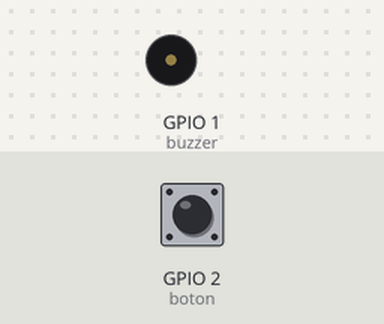
Recording of a program running on a simulated ESP32 board running MicroPython. On the bench: buzzer (waves = sounding). Inputs (shaded band) come from the test bench; at power-on: GPIO 2 (boton) HIGH.

Above: at 1.2 s.
1.3 s: GPIO 2 (boton) pulled LOW for 0.15 s
At 1.37 s:
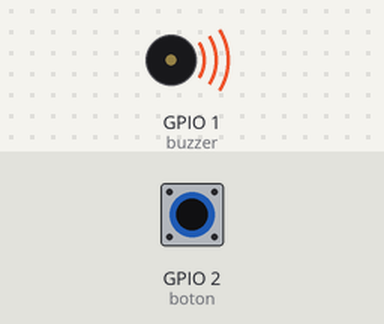
2.9 s: GPIO 2 (boton) pulled LOW for 3.2 s
At 6.7 s:
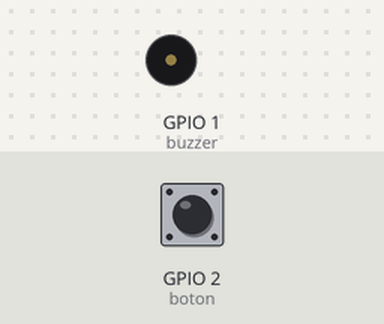
Timing chart, 0 to 8.2 s (numbered marks = the images above; inputs shaded):
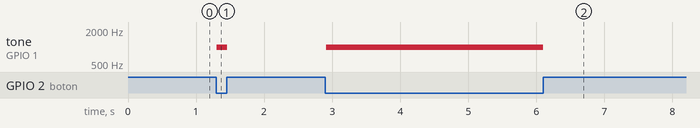

Measured:
- after the input at 1.3 s, tone on GPIO 1 (buzzer): silent → 1000 Hz at once, → silent 0.15 s later
- after the input at 2.9 s, tone on GPIO 1 (buzzer): silent → 1000 Hz at once, → silent 3.2 s later

The program:

main.py
```python
from machine import Pin, PWM
import time

# Configuración del botón en GPIO 2 como entrada con resistencia pull-up interna.
boton = Pin(2, Pin.IN, Pin.PULL_UP)

# Configuración del buzzer pasivo en GPIO 1 usando PWM.
buzzer = PWM(Pin(1))
buzzer.freq(1000)        # Frecuencia inicial de 1000 Hz
buzzer.duty_u16(0)       # Comenzar con el buzzer apagado

# Bucle principal que se ejecuta indefinidamente.
while True:
    # El botón está conectado a GND cuando se pulsa, por lo que su valor es 0 al pulsarlo.
    if boton.value() == 0:
        # Activar sonido en el buzzer pasivo
        buzzer.duty_u16(32768)
    else:
        # Apagar el buzzer cuando el botón no está pulsado
        buzzer.duty_u16(0)

    # Pequeña pausa para estabilizar la lectura del botón y evitar lecturas demasiado rápidas.
    time.sleep_ms(10)
```
